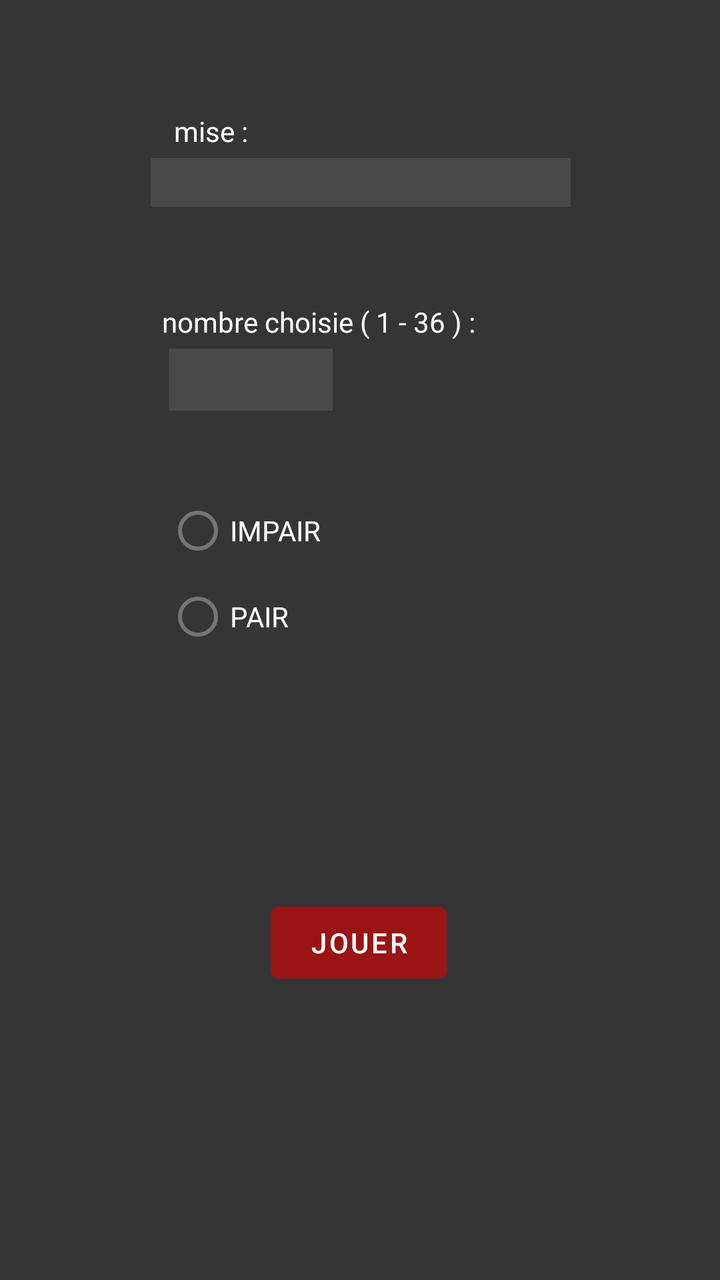
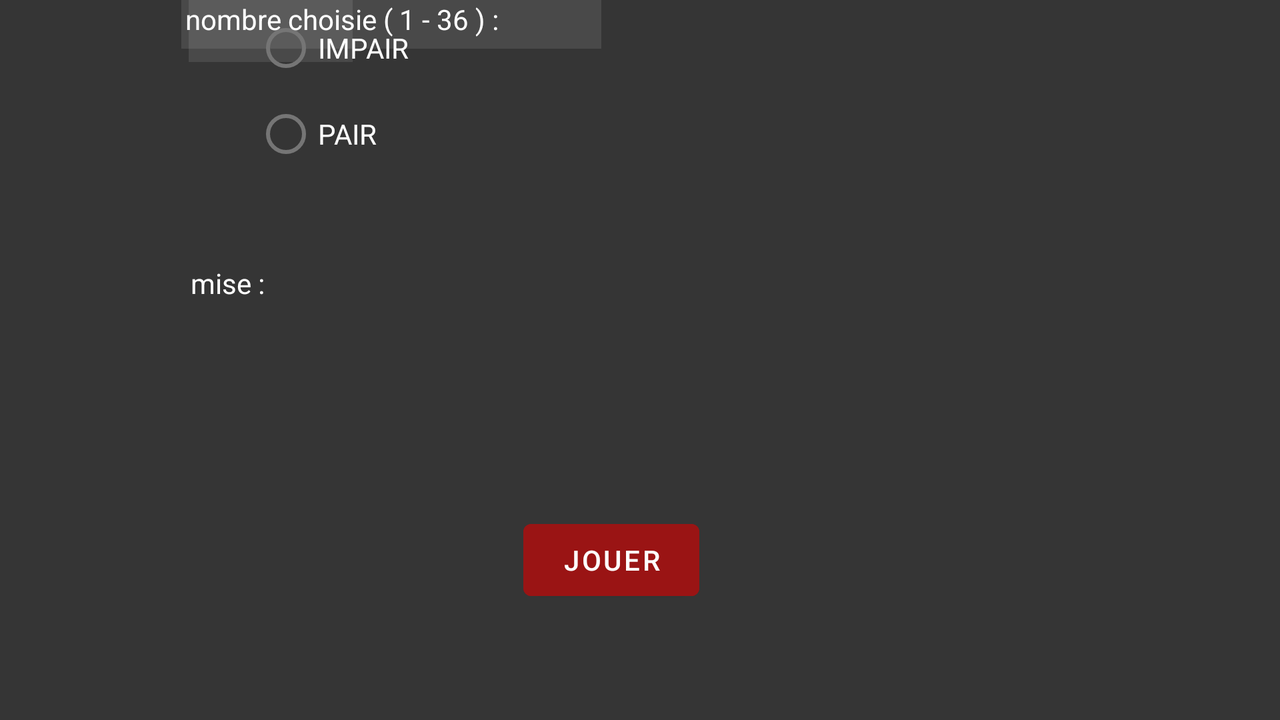

One screen, two layout resources from the same app: the default and the repository's alternative for another configuration. Each is rendered where Android would select it; the XML of both is given below.
<!-- AndroidManifest.xml: application theme Theme.TP1_DevAppMobiles_GwenaelGalliot -->
<!-- res/layout/jeu_roulette.xml -->
<?xml version="1.0" encoding="utf-8"?>
<androidx.constraintlayout.widget.ConstraintLayout xmlns:android="http://schemas.android.com/apk/res/android"
    xmlns:app="http://schemas.android.com/apk/res-auto"
    xmlns:tools="http://schemas.android.com/tools"
    android:layout_width="match_parent"
    android:layout_height="match_parent"
    android:background="#353535">

    <EditText
        android:id="@+id/txtNumb_mise"
        android:layout_width="wrap_content"
        android:layout_height="wrap_content"
        android:layout_marginTop="4dp"
        android:background="#19777676"
        android:backgroundTint="#FFFFFF"
        android:ems="10"
        android:inputType="number"
        android:textColor="#FFFFFF"
        app:layout_constraintEnd_toEndOf="parent"
        app:layout_constraintHorizontal_bias="0.502"
        app:layout_constraintStart_toStartOf="parent"
        app:layout_constraintTop_toBottomOf="@+id/txtVMise" />

    <Button
        android:id="@+id/btn_jouer"
        android:layout_width="wrap_content"
        android:layout_height="wrap_content"
        android:layout_marginBottom="16dp"
        android:backgroundTint="#9A1414"
        android:text="JOUER"
        app:layout_constraintBottom_toBottomOf="parent"
        app:layout_constraintEnd_toEndOf="parent"
        app:layout_constraintHorizontal_bias="0.498"
        app:layout_constraintStart_toStartOf="parent"
        app:layout_constraintTop_toBottomOf="@+id/radioGroup"
        app:layout_constraintVertical_bias="0.152" />

    <RadioGroup
        android:id="@+id/radioGroup"
        android:layout_width="109dp"
        android:layout_height="183dp"
        android:layout_marginTop="36dp"
        app:layout_constraintEnd_toEndOf="parent"
        app:layout_constraintHorizontal_bias="0.331"
        app:layout_constraintStart_toStartOf="parent"
        app:layout_constraintTop_toBottomOf="@+id/txtNumb_nombreChoisie">

        <RadioButton
            android:id="@+id/btnRad_impair"
            android:layout_width="wrap_content"
            android:layout_height="wrap_content"
            android:text="IMPAIR"
            android:textColor="#FFFFFF" />

        <RadioButton
            android:id="@+id/btnRad_pair"
            android:layout_width="76dp"
            android:layout_height="38dp"
            android:text="PAIR"
            android:textColor="#FFFFFF" />
    </RadioGroup>

    <EditText
        android:id="@+id/txtNumb_nombreChoisie"
        android:layout_width="82dp"
        android:layout_height="31dp"
        android:layout_marginTop="4dp"
        android:background="#19777676"
        android:backgroundTint="#FFFFFF"
        android:ems="10"
        android:foregroundTint="#DFDFDF"
        android:inputType="number"
        android:textColor="#FFFFFF"
        app:layout_constraintEnd_toEndOf="parent"
        app:layout_constraintHorizontal_bias="0.303"
        app:layout_constraintStart_toStartOf="parent"
        app:layout_constraintTop_toBottomOf="@+id/txtVNbChoisie" />

    <TextView
        android:id="@+id/txtVMise"
        android:layout_width="wrap_content"
        android:layout_height="wrap_content"
        android:layout_marginTop="56dp"
        android:text="mise : "
        android:textColor="#FFFFFF"
        app:layout_constraintEnd_toEndOf="parent"
        app:layout_constraintHorizontal_bias="0.272"
        app:layout_constraintStart_toStartOf="parent"
        app:layout_constraintTop_toTopOf="parent" />

    <TextView
        android:id="@+id/txtVNbChoisie"
        android:layout_width="wrap_content"
        android:layout_height="wrap_content"
        android:layout_marginTop="48dp"
        android:text="nombre choisie ( 1 - 36 ) : "
        android:textColor="#FFFFFF"
        app:layout_constraintEnd_toEndOf="parent"
        app:layout_constraintHorizontal_bias="0.405"
        app:layout_constraintStart_toStartOf="parent"
        app:layout_constraintTop_toBottomOf="@+id/txtNumb_mise" />

</androidx.constraintlayout.widget.ConstraintLayout>
<!-- resources referenced by this layout -->
<resources>
  <style name="Theme.TP1_DevAppMobiles_GwenaelGalliot" parent="Theme.MaterialComponents.DayNight.DarkActionBar">
          
          <item name="colorPrimary">@color/purple_500</item>
          <item name="colorPrimaryVariant">@color/purple_700</item>
          <item name="colorOnPrimary">@color/white</item>
          
          <item name="colorSecondary">@color/teal_200</item>
          <item name="colorSecondaryVariant">@color/teal_700</item>
          <item name="colorOnSecondary">@color/black</item>
          
          <item name="android:statusBarColor" tools:targetApi="l">?attr/colorPrimaryVariant</item>
          
      </style>
</resources>
<!-- res/layout-land/jeu_roulette.xml (the repository's variant of the layout above) -->
<!-- drawn on the phone turned sideways -->
<?xml version="1.0" encoding="utf-8"?>
<androidx.constraintlayout.widget.ConstraintLayout xmlns:android="http://schemas.android.com/apk/res/android"
    xmlns:app="http://schemas.android.com/apk/res-auto"
    xmlns:tools="http://schemas.android.com/tools"
    android:layout_width="match_parent"
    android:layout_height="match_parent"
    android:background="#353535">

    <Button
        android:id="@+id/btn_jouer2"
        android:layout_width="wrap_content"
        android:layout_height="wrap_content"
        android:layout_marginBottom="56dp"
        android:backgroundTint="#9A1414"
        android:text="JOUER"
        app:layout_constraintBottom_toBottomOf="parent"
        app:layout_constraintEnd_toEndOf="parent"
        app:layout_constraintHorizontal_bias="0.474"
        app:layout_constraintStart_toStartOf="parent" />

    <EditText
        android:id="@+id/txtNumb_mise2"
        android:layout_width="wrap_content"
        android:layout_height="wrap_content"
        android:background="#19777676"
        android:backgroundTint="#FFFFFF"
        android:ems="10"
        android:inputType="number"
        android:textColor="#FFFFFF"
        app:layout_constraintEnd_toEndOf="parent"
        app:layout_constraintHorizontal_bias="0.211"
        app:layout_constraintStart_toStartOf="parent"
        tools:layout_editor_absoluteY="49dp" />

    <EditText
        android:id="@+id/txtNumb_nombreChoisie2"
        android:layout_width="82dp"
        android:layout_height="31dp"
        android:background="#19777676"
        android:backgroundTint="#FFFFFF"
        android:ems="10"
        android:foregroundTint="#DFDFDF"
        android:inputType="number"
        android:textColor="#FFFFFF"
        app:layout_constraintEnd_toEndOf="parent"
        app:layout_constraintHorizontal_bias="0.169"
        app:layout_constraintStart_toStartOf="parent"
        tools:layout_editor_absoluteY="153dp" />

    <TextView
        android:id="@+id/txtVMise2"
        android:layout_width="wrap_content"
        android:layout_height="wrap_content"
        android:layout_marginTop="132dp"
        android:text="mise : "
        android:textColor="#FFFFFF"
        app:layout_constraintEnd_toEndOf="parent"
        app:layout_constraintHorizontal_bias="0.159"
        app:layout_constraintStart_toStartOf="parent"
        app:layout_constraintTop_toTopOf="parent" />

    <RadioGroup
        android:id="@+id/radioGroup"
        android:layout_width="109dp"
        android:layout_height="183dp"
        app:layout_constraintEnd_toEndOf="parent"
        app:layout_constraintHorizontal_bias="0.239"
        app:layout_constraintStart_toStartOf="parent"
        tools:layout_editor_absoluteY="212dp">

        <RadioButton
            android:id="@+id/btnRad_impair"
            android:layout_width="wrap_content"
            android:layout_height="wrap_content"
            android:text="IMPAIR"
            android:textColor="#FFFFFF" />

        <RadioButton
            android:id="@+id/btnRad_pair"
            android:layout_width="76dp"
            android:layout_height="38dp"
            android:text="PAIR"
            android:textColor="#FFFFFF" />
    </RadioGroup>

    <TextView
        android:id="@+id/txtVNbChoisie2"
        android:layout_width="wrap_content"
        android:layout_height="wrap_content"
        android:text="nombre choisie ( 1 - 36 ) : "
        android:textColor="#FFFFFF"
        app:layout_constraintEnd_toEndOf="parent"
        app:layout_constraintHorizontal_bias="0.193"
        app:layout_constraintStart_toStartOf="parent"
        tools:layout_editor_absoluteY="16dp" />

</androidx.constraintlayout.widget.ConstraintLayout>
